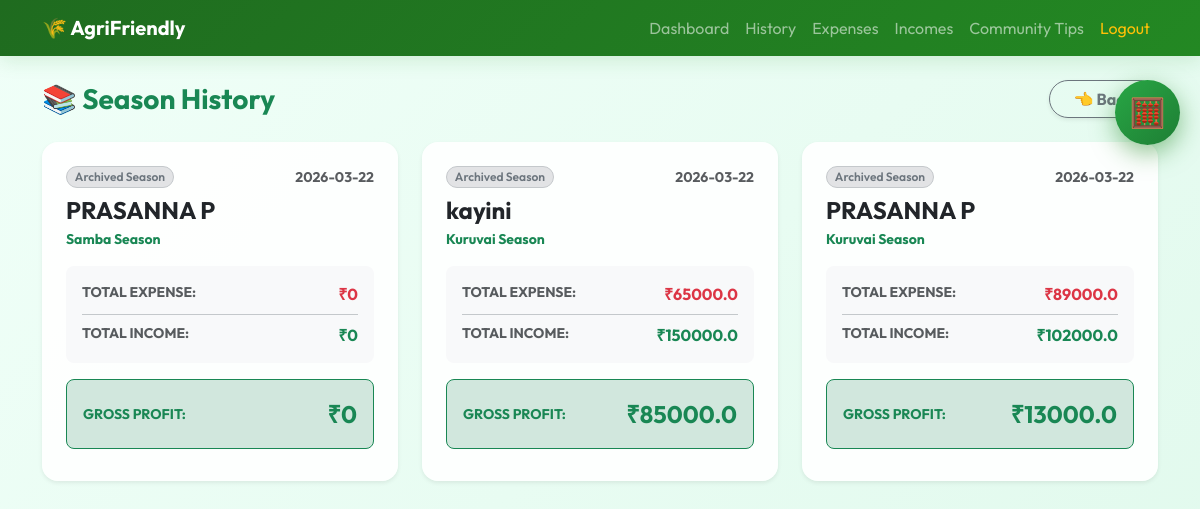
The app's page /history (signed in) with its own data.
### tables this page shows
CREATE TABLE budget
                 (id INTEGER PRIMARY KEY AUTOINCREMENT,
                  user_id INTEGER,
                  name TEXT,
                  season TEXT,
                  limit_amount REAL,
                  status TEXT DEFAULT 'active',
                  created_at TEXT);

### app.py (the view)
@app.route('/history')
@login_required
def history():
    budgets = query_db("SELECT * FROM budget WHERE user_id=? AND status='archived' ORDER BY id DESC", (request.user_id,))
    history_data = []
    for b in budgets:
        expenses = query_db("SELECT amount FROM expenses WHERE budget_id=?", (b[0],))
        incomes = query_db("SELECT amount FROM incomes WHERE budget_id=?", (b[0],))
        t_exp = sum([x[0] for x in expenses]) if expenses else 0
        t_inc = sum([x[0] for x in incomes]) if incomes else 0
        history_data.append({'budget': b, 'total_exp': t_exp, 'total_inc': t_inc, 'profit': t_inc - t_exp})
    return render_template("history.html", history_data=history_data)

### app.py (called while the page is built)
def decode_jwt(token):
    try:
        header_b64, payload_b64, signature_b64 = token.split(".")
        signing_input = f"{header_b64}.{payload_b64}"
        expected_sig = hmac.new(SECRET_KEY.encode(), signing_input.encode(), hashlib.sha256).digest()
        expected_sig_b64 = base64.urlsafe_b64encode(expected_sig).decode().rstrip("=")
        if not hmac.compare_digest(signature_b64, expected_sig_b64):
            return None
        payload_padded = payload_b64 + "=" * (4 - len(payload_b64) % 4)
        payload = json.loads(base64.urlsafe_b64decode(payload_padded).decode())
        if "exp" in payload and payload["exp"] < datetime.utcnow().timestamp():
            return None
        return payload
    except Exception:
        return None

def query_db(q, args=(), one=False, execute=False):
    conn = sqlite3.connect(DB_NAME)
    cur = conn.cursor()
    cur.execute(q, args)
    if execute:
        conn.commit()
        last_id = cur.lastrowid
        conn.close()
        return last_id
    rv = cur.fetchall()
    conn.commit()
    conn.close()
    return (rv[0] if rv else None) if one else rv

def login_required(f):
    @wraps(f)
    def decorated_function(*args, **kwargs):
        token = request.cookies.get("jwt_token")
        if not token:
            return redirect(url_for('login'))
        payload = decode_jwt(token)
        if not payload or "user_id" not in payload:
            return redirect(url_for('login'))
        request.user_id = payload["user_id"]
        request.username = payload.get("username", "Farmer")
        return f(*args, **kwargs)
    return decorated_function

### templates/history.html (shortened to what this page needs)
{% extends "base.html" %}
{% block content %}
<div class="row fade-in">
  <div class="col-12">
    <div class="d-flex justify-content-between align-items-center mb-4">
      <h3 class="fw-bold text-success mb-0">📚 Season History</h3>
      <a href="{{ url_for('dashboard') }}" class="btn btn-outline-secondary fw-bold rounded-pill px-4 shadow-sm">👈 Back</a>
    </div>
    {% if history_data %}
      <div class="row g-4">
        {% for item in history_data %}
        <div class="col-md-6 col-lg-4">
          <div class="card h-100 shadow-sm border-0 position-relative pb-3" style="border-radius: 16px; transition: transform 0.2s, box-shadow 0.2s;" onmouseover="this.style.transform='translateY(-5px)'; this.style.boxShadow='0 10px 20px rgba(0,0,0,0.1)';" onmouseout="this.style.transform='translateY(0)'; this.style.boxShadow='';">
            <div class="card-header border-0 pb-0 pt-4 px-4 bg-transparent">
               <div class="d-flex justify-content-between align-items-center mb-2">
                 <span class="badge bg-secondary-subtle text-secondary border border-secondary-subtle rounded-pill">Archived Season</span>
                 <small class="text-muted fw-bold">{{ item.budget[6][:10] if item.budget[6] else 'N/A' }}</small>
               </div>
               <h4 class="fw-bold text-dark mb-1">{{ item.budget[2] }}</h4>
               <p class="text-success fw-bold small mb-0">{{ item.budget[3] }} Season</p>
            </div>
            <div class="card-body px-4">
               <div class="p-3 bg-light rounded-3 mb-3">
                  <div class="d-flex justify-content-between pb-2 mb-2 border-bottom border-secondary-subtle">
                    <span class="text-muted fw-bold small text-uppercase">Total Expense:</span>
                    <span class="fw-bold text-danger">₹{{ item.total_exp }}</span>
                  </div>
                  <div class="d-flex justify-content-between">
                    <span class="text-muted fw-bold small text-uppercase">Total Income:</span>
                    <span class="fw-bold text-success">₹{{ item.total_inc }}</span>
                  </div>
               </div>
              <div class="d-flex justify-content-between {% if item.profit >= 0 %}bg-success-subtle border-success{% else %}bg-danger-subtle border-danger{% endif %} border p-3 rounded-3 align-items-center">
                <span class="fw-bold text-uppercase small {% if item.profit >= 0 %}text-success{% else %}text-danger{% endif %}">{% if item.profit >= 0 %}Gross Profit:{% else %}Net Loss:{% endif %}</span>
                <span class="fw-bold fs-4 {% if item.profit >= 0 %}text-success{% else %}text-danger{% endif %}">
                  ₹{{ item.profit if item.profit >= 0 else -item.profit }}
                </span>
              </div>
            </div>
          </div>
        </div>
        {% endfor %}
      </div>
    {% endif %}
  </div>
</div>
{% endblock %}

### static/style.css (style rules this page uses)
body { background: linear-gradient(135deg, #f0fff8, #e0f9ec); min-height: 100vh; color: #2b2b2b; font-family: 'Outfit', sans-serif; }
.card { border-radius: 16px; border: none; background: rgba(255, 255, 255, 0.9); backdrop-filter: blur(12px); transition: transform 0.3s cubic-bezier(0.25, 0.8, 0.25, 1), box-shadow 0.3s cubic-bezier(0.25, 0.8, 0.25, 1); box-shadow: 0 8px 30px rgba(0, 0, 0, 0.04); }
.btn { border-radius: 10px; font-weight: 600; transition: all 0.25s ease; }
.badge { font-weight: 600; border-radius: 8px; }
.fade-in { animation: fadeInUp 0.7s cubic-bezier(0.2, 0.8, 0.2, 1) both; }

### templates/base.html (style rules this page uses)
body { font-family: 'Outfit', sans-serif; }

### records on screen
budget: created_at "2026-03-22", name "PRASANNA P", season "Samba"
budget: created_at "2026-03-22", name "kayini", season "Kuruvai"
budget: created_at "2026-03-22", name "PRASANNA P", season "Kuruvai"

### other values on screen
{{ item.total_exp }} "0" "65000.0" "89000.0"
{{ item.total_inc }} "0" "150000.0" "102000.0"
{{ item.profit if item.profit >= 0 else -item.profit }} "0" "85000.0" "13000.0"
